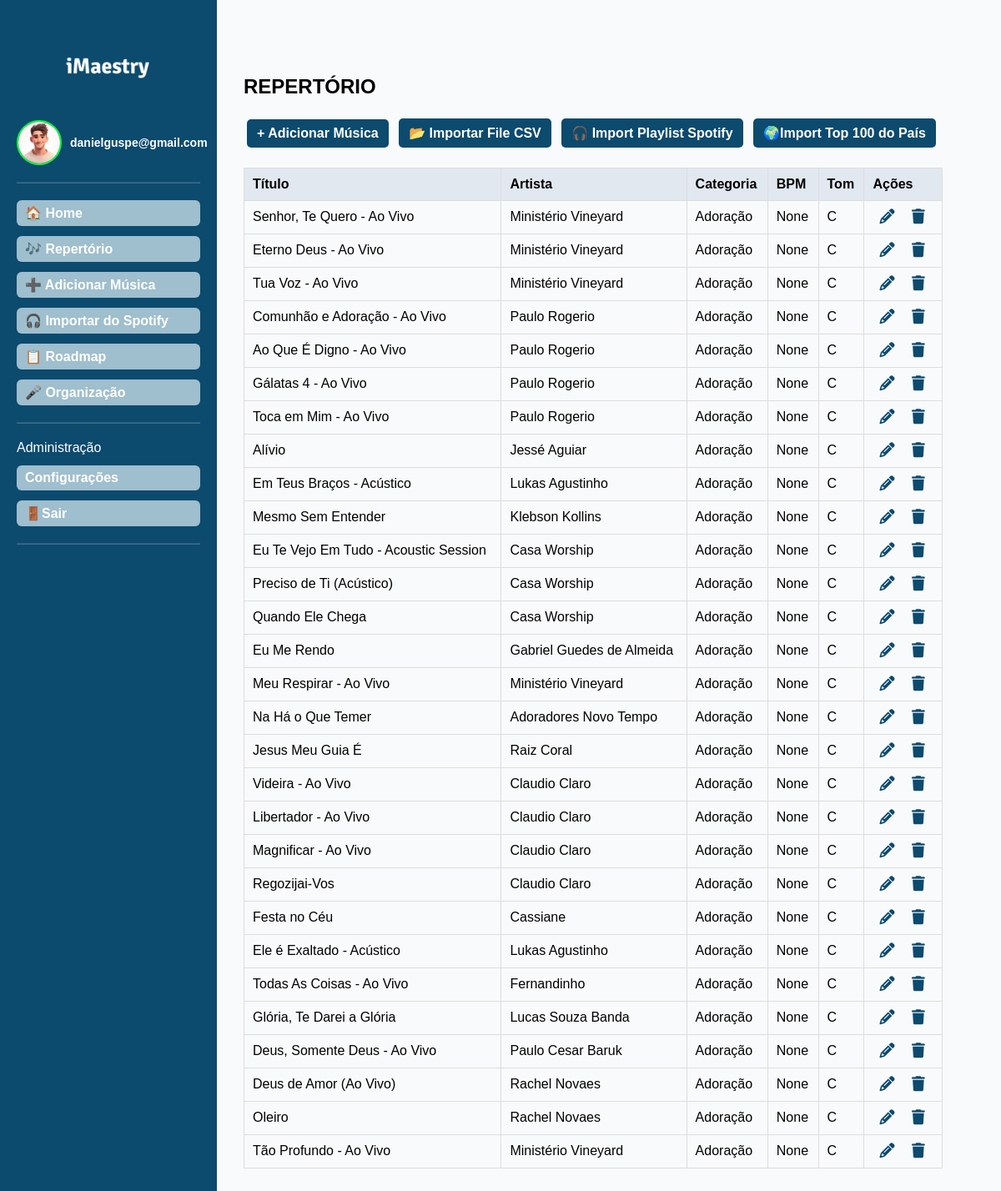
Page /musicas/repertorio/ (signed in) on the committed database.
### musicas/models.py (models this page shows, shortened)
class Song(models.Model):
    class Category(models.TextChoices):
        EXALTACAO = "exaltacao", "Exaltação"
        ADORACAO = "adoracao", "Adoração"
        NEUTRA = "neutra", "Neutra"
    title = models.CharField(max_length=200)
    artist = models.CharField(max_length=120, blank=True, null=True)
    key = models.CharField(max_length=10, blank=True, null=True)
    bpm = models.PositiveIntegerField(blank=True, null=True)
    lyrics_excerpt = models.TextField(blank=True, null=True)
    links = models.TextField(blank=True, null=True)
    category = models.CharField(max_length=20, choices=Category.choices, default=Category.NEUTRA)
    themes = models.CharField(max_length=200, blank=True, null=True)
    notes = models.TextField(blank=True, null=True)
    audio_link = models.URLField(blank=True, null=True)  # Spotify/YouTube
    lyrics_link = models.URLField(blank=True, null=True) # Link da letra
    chord_link = models.URLField(blank=True, null=True)  # Link da cifra
    band = models.ForeignKey("Band", on_delete=models.CASCADE, related_name="songs", null=True)

### musicas/views.py (the view)
# urls.py: path("repertorio/", views.song_repertorio, name="song_repertorio"),
def song_repertorio(request):
    songs = Song.objects.all()
    return render(request, "musicas/song_repertorio.html", {"songs": songs})

### musicas/context_processors.py (called while the page is built)
def user_profile_context(request):
    if request.user.is_authenticated:
        photo_url = None
        if hasattr(request.user, "profile") and request.user.profile.photo:
            photo_url = request.user.profile.photo.url
        else:
            try:
                social = SocialAccount.objects.get(user=request.user, provider='google')
                photo_url = social.extra_data.get('picture')
            except SocialAccount.DoesNotExist:
                photo_url = None
        return {
            "photo": photo_url or "/static/musicas/images/avatar_padrao_man.jpg",
            "name": request.user.get_full_name() or request.user.username,
            "email": request.user.email,
        }
    return {}

### musicas/templates/musicas/song_repertorio.html
{% extends "musicas/base.html" %}
{% block content %}
<h2>REPERTÓRIO</h2>
<div style="margin-bottom: 20px;">
    <a href="{% url 'musicas:song_create' %}" class="btn">+ Adicionar Música</a>
    <a href="{% url 'musicas:song_import' %}" class="btn">📂 Importar File CSV</a>
    <a href="{% url 'musicas:import_from_spotify' %}" class="btn">🎧 Import Playlist Spotify</a>
    <a href="{% url 'musicas:import_top_country' %}" class="btn">🌍Import Top 100 do País</a>
</div>
<table>
    <tr>
        <th>Título</th>
        <th>Artista</th>
        <th>Categoria</th>
        <th>BPM</th>
        <th>Tom</th>
        <th>Ações</th>
    </tr>
    {% for song in songs %}
    <tr>
        <td>{{ song.title }}</td>
        <td>{{ song.artist }}</td>
        <td>{{ song.get_category_display }}</td>
        <td>{{ song.bpm }}</td>
        <td>{{ song.key }}</td>
        <td>
            <a href="{% url 'musicas:song_edit' song.pk %}" title="Editar"><i class="fas fa-pencil-alt"></i></a>
            <a href="{% url 'musicas:song_delete' song.pk %}" title="Excluir"><i class="fas fa-trash"></i></a>
        </td>
    </tr>
    {% empty %}
    <tr><td colspan="6">Nenhuma música cadastrada.</td></tr>
    {% endfor %}
</table>
{% endblock %}

### musicas/templates/musicas/base.html (shortened to what this page needs)
{% load static %}
<!DOCTYPE html>
<html lang="pt-br">
<head>
    <link rel="stylesheet" href="{% static 'css/style.css' %}">
    <link rel="stylesheet" href="https://cdnjs.cloudflare.com/ajax/libs/font-awesome/6.5.0/css/all.min.css">
</head>
<body>
    <div class="layout">
        {% if user.is_authenticated %}
            <aside class="sidebar">
                <div style="text-align: center;">
                    <a href="{% url 'musicas:welcome' %}" class="top_logo">
                        <img src="{% static 'musicas/images/logo_imaestry_white.png' %}" alt="Logo iMaestro" class="logo">
                    </a>
                </div>
                <div>
                    {% if user.is_authenticated %}
                        <a href="{% url 'musicas:perfil_membro' %}" style="cursor: pointer;">
                            <div class="user-profile" style="display: flex; align-items: center; gap: 10px;">
                                <img src="{% if photo %}{{ photo }}{% else %}{% static 'musicas/images/avatar_padrao_man.jpg' %}{% endif %}"
                                alt="Foto de perfil"
                                style="width: 50px; height: 50px; border-radius: 50%; border: 2px solid #00ff37ff;">
                                <div style="line-height: 1.2;">
                                    <strong style="font-size: 14px;">{{ name }}</strong><br>
                                </div>
                            </div>
                        </a>
                        <hr style="margin: 20px 0; border-color: #ffffff33;">
                    {% else %}
                        <a href="{% url 'account_login' %}" class="btn">Entrar com Google</a>
                    {% endif %}
                </div>
                <nav>
                    <ul>
                        <li><a href="{% url 'musicas:welcome' %}" class="active">🏠 Home</a></li>
                        <li><a href="{% url 'musicas:song_repertorio' %}"class="active">🎶 Repertório</a></li>
                        <li><a href="{% url 'musicas:song_create' %}"class="active">➕ Adicionar Música</a></li>
                        <li><a href="{% url 'musicas:import_from_spotify' %}"class="active">🎧 Importar do Spotify</a></li>
                        <li><a href="{% url 'musicas:roadmap' %}"class="active">📋 Roadmap</a></li>
                        <li><a href="{% url 'musicas:create_company_and_band' %}"class="active">🎤 Organização</a></li>
                <hr style="margin: 20px 0; border-color: #ffffff33;">
                        <li>Administração</li>
                        <li><a href="{% url 'musicas:config_system' %}"class="active">Configurações</a></li>
                        <li><a href="{% url 'account_logout' %}" class="active"> 🚪Sair</a></li>
                    </ul>
                </nav>
                <hr style="margin: 20px 0; border-color: #ffffff33;">
            </aside>
        {% endif %}
        <main class="main-content">
            {% block content %}{% endblock %}
        </main>
    </div>
</body>
</html>

### musicas/static/css/style.css (style rules this page uses)
body { font-family: Arial, sans-serif; background: #f0f4f8; margin: 0; padding: 0; }
a { text-decoration: none; color: #0c4a6e; font-weight: bold; }
.btn { display: inline-block; padding: 8px 12px; margin: 4px; background: #0c4a6e; color: white; border-radius: 5px; }
.top_logo { text-decoration: none; background: none; color: inherit; padding: 0; display: inline-block; pointer-events: none; }
.top_logo img { display: block; margin: 0 auto; filter: none; transition: none; }
table { width: 100%; border-collapse: collapse; margin-top: 15px; }
th, td { border: 1px solid #ddd; padding: 10px; text-align: left; }
th { background: #e2e8f0; }
a i { font-size: 18px; margin: 0 8px; color: #0c4a6e; transition: color 0.2s ease; }
.layout { display: flex; min-height: 100vh; }
.sidebar { width: 220px; background-color: #0c4a6e; color: white; padding: 20px; position: fixed; top: 0; bottom: 0; left: 0; z-index: 1000; }
.sidebar .logo { width: 110px; margin-bottom: 10px; }
.sidebar ul { list-style: none; padding: 0; }
.sidebar li { margin: 12px 0; }
.sidebar a { color: white; text-decoration: none; font-weight: bold; }
.sidebar a.active { background-color: #9fbece; color: white; padding: 6px 10px; border-radius: 6px; display: block; }
.main-content { margin-left: 220px; padding: 70px; flex: 1; background-color: #f9fafb; min-height: 100vh; box-sizing: border-box; }

### rows in the picture
Song: title "Senhor, Te Quero - Ao Vivo", artist "Ministério Vineyard", category "Adoração", bpm "None", key "C"
Song: title "Eterno Deus - Ao Vivo", artist "Ministério Vineyard", category "Adoração", bpm "None", key "C"
Song: title "Tua Voz - Ao Vivo", artist "Ministério Vineyard", category "Adoração", bpm "None", key "C"
Song: title "Comunhão e Adoração - Ao Vivo", artist "Paulo Rogerio", category "Adoração", bpm "None", key "C"
Song: title "Ao Que É Digno - Ao Vivo", artist "Paulo Rogerio", category "Adoração", bpm "None", key "C"
Song: title "Gálatas 4 - Ao Vivo", artist "Paulo Rogerio", category "Adoração", bpm "None", key "C"
Song: title "Toca em Mim - Ao Vivo", artist "Paulo Rogerio", category "Adoração", bpm "None", key "C"
Song: title "Alívio", artist "Jessé Aguiar", category "Adoração", bpm "None", key "C"
Song: title "Em Teus Braços - Acústico", artist "Lukas Agustinho", category "Adoração", bpm "None", key "C"
Song: title "Mesmo Sem Entender", artist "Klebson Kollins", category "Adoração", bpm "None", key "C"
Song: title "Eu Te Vejo Em Tudo - Acoustic Session", artist "Casa Worship", category "Adoração", bpm "None", key "C"
Song: title "Preciso de Ti (Acústico)", artist "Casa Worship", category "Adoração", bpm "None", key "C"
Song: title "Quando Ele Chega", artist "Casa Worship", category "Adoração", bpm "None", key "C"
Song: title "Eu Me Rendo", artist "Gabriel Guedes de Almeida", category "Adoração", bpm "None", key "C"
Song: title "Meu Respirar - Ao Vivo", artist "Ministério Vineyard", category "Adoração", bpm "None", key "C"
Song: title "Na Há o Que Temer", artist "Adoradores Novo Tempo", category "Adoração", bpm "None", key "C"
Song: title "Jesus Meu Guia É", artist "Raiz Coral", category "Adoração", bpm "None", key "C"
Song: title "Videira - Ao Vivo", artist "Claudio Claro", category "Adoração", bpm "None", key "C"
Song: title "Libertador - Ao Vivo", artist "Claudio Claro", category "Adoração", bpm "None", key "C"
Song: title "Magnificar - Ao Vivo", artist "Claudio Claro", category "Adoração", bpm "None", key "C"
Song: title "Regozijai-Vos", artist "Claudio Claro", category "Adoração", bpm "None", key "C"
Song: title "Festa no Céu", artist "Cassiane", category "Adoração", bpm "None", key "C"
Song: title "Ele é Exaltado - Acústico", artist "Lukas Agustinho", category "Adoração", bpm "None", key "C"
Song: title "Todas As Coisas - Ao Vivo", artist "Fernandinho", category "Adoração", bpm "None", key "C"
Song: title "Glória, Te Darei a Glória", artist "Lucas Souza Banda", category "Adoração", bpm "None", key "C"
Song: title "Deus, Somente Deus - Ao Vivo", artist "Paulo Cesar Baruk", category "Adoração", bpm "None", key "C"
Song: title "Deus de Amor (Ao Vivo)", artist "Rachel Novaes", category "Adoração", bpm "None", key "C"
Song: title "Oleiro", artist "Rachel Novaes", category "Adoração", bpm "None", key "C"
Song: title "Tão Profundo - Ao Vivo", artist "Ministério Vineyard", category "Adoração", bpm "None", key "C"

### other values in the picture
{{ name }} "danielguspe@gmail.com"
